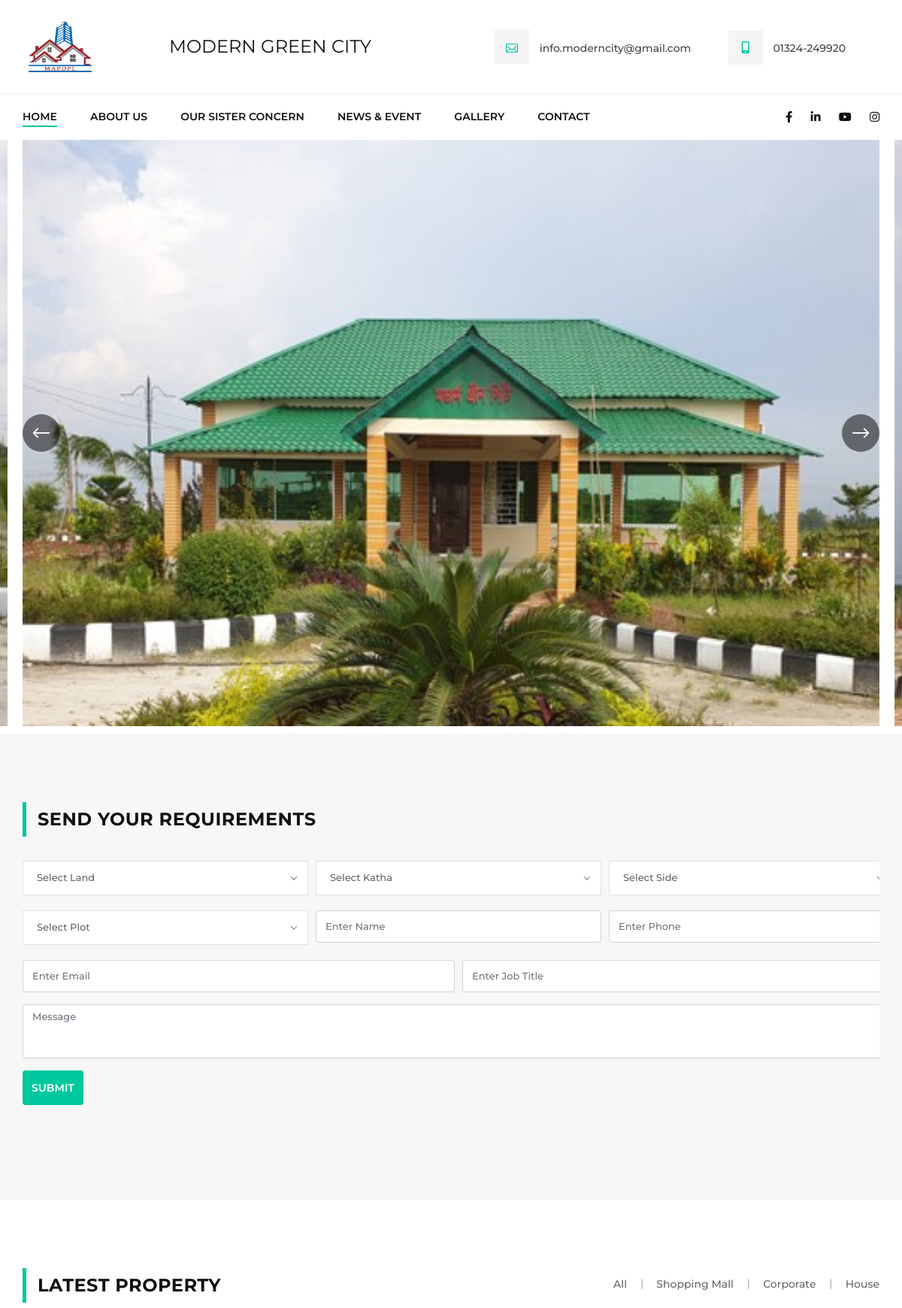
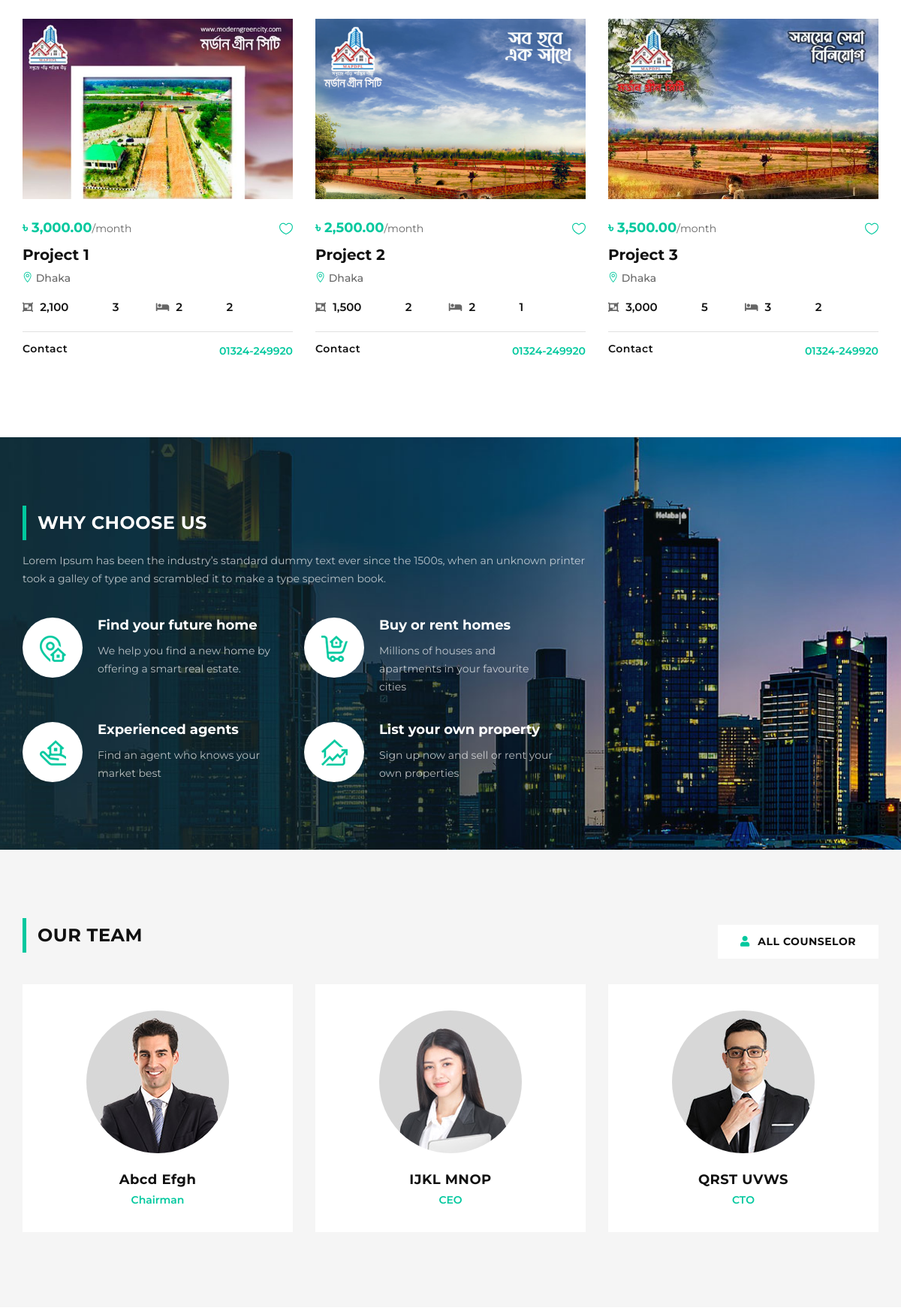
The page / (upper part) on the database its author committed (2 pictures, top to bottom).
### core/models.py (models this page shows, shortened)
class Setting(models.Model):
    website_name = models.CharField(max_length=200)
    logo = models.ImageField(upload_to='logo/', blank=True)
    email = models.EmailField(max_length=254)
    mobile = models.CharField(max_length=100)
    address = models.TextField()
    facebook = models.URLField(max_length=200, blank=True)
    linkedin = models.URLField(max_length=200, blank=True)
    youtube = models.URLField(max_length=200, blank=True)
    instagram = models.URLField(max_length=200, blank=True)
    created_at = models.DateTimeField(auto_now_add=True)
    updated_at = models.DateTimeField(auto_now=True)
    class Meta:
        verbose_name = "Setting"
        verbose_name_plural = "Settings"
    def image_url(self):
        try:
            url = self.logo.url
        except:
            url = ''
        return url

class Slider(models.Model):
    caption = models.CharField(max_length=50)
    image = models.ImageField(upload_to='slider/')
    class Meta:
        verbose_name = "Slider"
        verbose_name_plural = "Sliders"
    def image_url(self):
        try:
            url = self.image.url
        except:
            url = ''
        return url

class OurTeam(models.Model):
    name = models.CharField(max_length=100)
    designation = models.CharField(max_length=50)
    description = models.TextField()
    image = models.ImageField(upload_to='our_team/', blank=True)
    created_at = models.DateTimeField(auto_now_add=True)
    updated_at = models.DateTimeField(auto_now=True)
    def image_url(self):
        try:
            url = self.image.url
        except:
            url = ''
        return url

### property/models.py (models this page shows, shortened)
class LandType(models.Model):
    name = models.CharField(max_length=100)
    slug = models.SlugField(unique=True)
    image = models.ImageField(upload_to='land_type/',blank=True)
    created_at = models.DateTimeField(auto_now_add=True)
    updated_at = models.DateTimeField(auto_now=True)
    def image_url(self):
        try:
            url = self.image.url
        except:
            url = ''
        return url

class Land(models.Model):
    land_type = models.ForeignKey(LandType, on_delete=models.SET_NULL, blank=True, null=True, related_name='land_category')
    title = models.CharField(max_length=100)
    slug = models.SlugField(unique=True)
    description = models.TextField()
    location = models.CharField(max_length=200)
    installment = models.DecimalField(max_digits=9, decimal_places=2, default=0.00)
    land_image = models.ImageField(upload_to='land/',blank=True)
    flat_area = models.IntegerField(default=0)
    rooms = models.IntegerField(default=0)
    bathrooms = models.IntegerField(default=0)
    bedrooms = models.IntegerField(default=0)
    car_parking = models.IntegerField(default=0)
    contact = models.CharField(max_length=20)
    created_at = models.DateTimeField(auto_now_add=True)
    updated_at = models.DateTimeField(auto_now=True)
    class Meta:
        verbose_name = "Land"
        verbose_name_plural = "Lands"
    def __str__(self):
        return self.title
    def image_url(self):
        try:
            url = self.land_image.url
        except:
            url = ''
        return url

### core/views.py (the view, shortened to what this page needs)
# urls.py: path('', HomeView.as_view(), name='home')
class HomeView(TemplateView, FormView):
    template_name ='core/index.html'
    form_class = AddLandQueryForm
    def get_context_data(self, **kwargs):
        context = super().get_context_data(**kwargs)
        land_types = LandType.objects.all().order_by('-id')[:5]
        context["land_types"] = land_types
        context["lands"] = Land.objects.filter(land_type__in = land_types)
        context["hero_sliders"] = Slider.objects.all().order_by('-id')[:5]
        context["our_teams"] = OurTeam.objects.all()[:3]
        context["testimonials"] = Testimonial.objects.all().order_by('-id')[:4]
        return context

### core/context_processors.py (called while the page is built)
def website_settings(request):
    return {
        'setting': Setting.objects.first()
        }

### core/models.py (called while the page is built)
    def image_url(self):
        try:
            url = self.image.url
        except:
            url = ''
        return url

### property/models.py (called while the page is built)
    def __str__(self):
        return str(self.katha_no)

    def __str__(self):
        return str(self.plot_no)

    def __str__(self):
        return self.side_name

### templates/core/index.html (shortened to what this page needs)
{% extends "base.html" %}
{% load static %}
{% load humanize %}
{% load crispy_forms_tags %}
{% block main_content %}
  <section class="hero-section">
    <div class="container">
        <div class="hs-slider owl-carousel">
            {% for slider in hero_sliders %}
            <div class="hs-item set-bg" data-setbg="{{ slider.image_url }}">
            </div>
            {% endfor %}
        </div>
    </div>
</section>
<section class="search-section spad">
    <div class="container">
        <div class="row">
            <div class="col-lg-12">
                <div class="section-title">
                    <h4>Send Your Requirements</h4>
                </div>
            </div>
        </div>
        <div class="search-form-content">
            <form action="" class="filter-form" method="POST">
                {% crispy form %}
            </form>
        </div>
    </div>
</section>
<section class="property-section latest-property-section spad">
    <div class="container">
        <div class="row">
            <div class="col-lg-5">
                <div class="section-title">
                    <h4>Latest PROPERTY</h4>
                </div>
            </div>
            <div class="col-lg-7">
                <div class="property-controls">
                    <ul>
                        <li data-filter="all">All</li>
                        {% for category in land_types %}
                        <li data-filter=".{{ category.slug }}">{{ category.name }}</li>
                        {% endfor %}
                    </ul>
                </div>
            </div>
        </div>
        <div class="row property-filter">
            {% for land in lands %}
            <div class="col-lg-4 col-md-6 mix all {{ land.land_type.slug }}">
                <div class="property-item">
                    <div class="pi-pic set-bg" data-setbg="{{ land.image_url }}">
                    </div>
                    <div class="pi-text">
                        <a href="#" class="heart-icon"><span class="icon_heart_alt"></span></a>
                        <div class="pt-price">৳ {{ land.installment|intcomma }}<span>/month</span></div>
                        <h5><a href="#">{{ land.title }}</a></h5>
                        <p><span class="icon_pin_alt"></span> {{ land.location }}</p>
                        <ul>
                            <li><i class="fa fa-object-group"></i> {{ land.flat_area|intcomma }}</li>
                            <li> {{ land.bathrooms}}</li>
                            <li><i class="fa fa-bed"></i> {{ land.bedrooms }}</li>
                            <li> {{land.car_parking }}</li>
                        </ul>
                        <div class="pi-agent">
                            <div class="pa-item">
                                <div class="pa-info">
                                    <h6>Contact</h6>
                                </div>
                                <div class="pa-text">
                                    {{ land.contact }}
                                </div>
                            </div>
                        </div>
                    </div>
                </div>
            </div>
            {% endfor %}
        </div>
    </div>
</section>
<section class="chooseus-section spad set-bg" data-setbg="{% static 'img/chooseus/chooseus-bg.jpg' %}">
    <div class="container">
        <div class="row">
            <div class="col-lg-8">
                <div class="chooseus-text">
                    <div class="section-title">
                        <h4>Why choose us</h4>
                    </div>
                    <p>Lorem Ipsum has been the industry’s standard dummy text ever since the 1500s, when an unknown
                        printer took a galley of type and scrambled it to make a type specimen book.</p>
                </div>
                <div class="chooseus-features">
                    <div class="cf-item">
                        <div class="cf-pic">
                            <img src="{% static 'img/chooseus/chooseus-icon-1.png' %}" alt="">
                        </div>
                        <div class="cf-text">
                            <h5>Find your future home</h5>
                            <p>We help you find a new home by offering a smart real estate.</p>
                        </div>
                    </div>
                    <div class="cf-item">
                        <div class="cf-pic">
                            <img src="{% static 'img/chooseus/chooseus-icon-2.png' %}" alt="">
                        </div>
                        <div class="cf-text">
                            <h5>Buy or rent homes</h5>
                            <p>Millions of houses and apartments in your favourite cities</p>
                        </div>
                    </div>
                    <div class="cf-item">
                        <div class="cf-pic">
                            <img src="{% static 'img/chooseus/chooseus-icon-3.png' %}" alt="">
                        </div>
                        <div class="cf-text">
                            <h5>Experienced agents</h5>
                            <p>Find an agent who knows your market best</p>
                        </div>
                    </div>
                    <div class="cf-item">
                        <div class="cf-pic">
                            <img src="{% static 'img/chooseus/chooseus-icon-4.png' %}" alt="">
                        </div>
                        <div class="cf-text">
                            <h5>List your own property</h5>
                            <p>Sign up now and sell or rent your own properties</p>
                        </div>
                    </div>
                </div>
            </div>
        </div>
    </div>
</section>
<section class="team-section spad">
    <div class="container">
        <div class="row">
            <div class="col-lg-8 col-md-8">
                <div class="section-title">
                    <h4>Our Team</h4>
                </div>
            </div>
            <div class="col-lg-4 col-md-4">
                <div class="team-btn">
                    <a href="#"><i class="fa fa-user"></i> ALL counselor</a>
                </div>
            </div>
        </div>
        <div class="row">
            {% for member in our_teams %}
            <div class="col-md-4">
                <div class="ts-item">
                    <div class="ts-text">
                        <img src="{{ member.image_url }}" alt="">
                        <h5>{{ member.name }}</h5>
                        <span>{{ member.designation}}</span>
                    </div>
                </div>
            </div>
            {% endfor %}
        </div>
    </div>
</section>
{% endblock main_content %}

### templates/base.html (shortened to what this page needs)
<!DOCTYPE html>
{% load static %}
<html lang="en">
<head>
    {% include "include/style.html" %}
</head>
<body>
    <header class="header-section">
        <div class="hs-top">
            <div class="container">
                <div class="row align-items-center">
                    <div class="col-lg-2">
                        <div class="logo">
                            <a href="./index.html"><img style="width: 100px; height:80px;" src="{{ setting.image_url }}" alt="{{ setting.website_name }}"></a>
                        </div>
                    </div>
                    <div class="col-lg-4">
                        <h4 class="text-bold">{{ setting.website_name|upper }}</h4>
                    </div>
                    <div class="col-lg-6">
                        <div class="ht-widget">
                            <ul>
                                <li><i class="icon_mail_alt"></i> {{ setting.email }}</li>
                                <li><i class="fas fa-mobile-alt"></i> {{ setting.mobile }}</li>
                            </ul>
                        </div>
                    </div>
                </div>
            </div>
        </div>
        <div class="hs-nav">
            <div class="container">
                <div class="row">
                    <div class="col-lg-9">
                        <nav class="nav-menu">
                            <ul>
                                <li class="active"><a href="./index.html">Home</a></li>
                                <li><a href="#">About Us</a>
                                </li>
                                <li><a href="./agents.html">Our Sister Concern</a>
                                </li>
                                <li><a href="./about.html">News & Event</a>
                                </li>
                                <li><a href="./blog.html">Gallery</a>
                                </li>
                                <li><a href="./contact.html">Contact</a></li>
                            </ul>
                        </nav>
                    </div>
                    <div class="col-lg-3">
                        <div class="hn-social">
                            <a href="{{ setting.facebook }}"><i class="fab fa-facebook-f"></i></a>
                            <a href="{{ setting.linkedin }}"><i class="fab fa-linkedin-in"></i></a>
                            <a href="{{ setting.youtube }}"><i class="fab fa-youtube"></i></a>
                            <a href="{{ setting.instagram }}"><i class="fab fa-instagram"></i></a>
                        </div>
                    </div>
                </div>
            </div>
        </div>
    </header>
    {% block main_content %}
    {% endblock main_content %}
</body>
</html>

### templates/include/style.html
{% load static %}
<link rel="stylesheet" href="{% static 'css/bootstrap.min.css' %}" type="text/css">
<link rel="stylesheet" href="{% static 'css/all.min.css' %}" type="text/css">
<link rel="stylesheet" href="{% static 'css/elegant-icons.css' %}" type="text/css">
<link rel="stylesheet" href="{% static 'css/jquery-ui.min.css' %}" type="text/css">
<link rel="stylesheet" href="{% static 'css/nice-select.css' %}" type="text/css">
<link rel="stylesheet" href="{% static 'css/owl.carousel.min.css' %}" type="text/css">
<link rel="stylesheet" href="{% static 'css/magnific-popup.css' %}" type="text/css">
<link rel="stylesheet" href="{% static 'css/slicknav.min.css' %}" type="text/css">
<link rel="stylesheet" href="{% static 'css/style.css' %}" type="text/css">

### templates/include/script.html (shortened to what this page needs)
{% load static %}

### rows shown on the page
Setting: image_url (picture), website_name "MODERN GREEN CITY", email "info.moderncity@gmail.com", mobile "01324-249920"
Slider: shows a picture
Slider: shows a picture
Slider: shows a picture
LandType: name "Shopping Mall"
LandType: name "Corporate"
LandType: name "House"
Land: shows a picture, installment "3,000.00", title "Project 1", location "Dhaka", flat_area "2,100", bathrooms "3", bedrooms "2", car_parking "2", contact "01324-249920"
Land: shows a picture, installment "2,500.00", title "Project 2", location "Dhaka", flat_area "1,500", bathrooms "2", bedrooms "2", car_parking "1", contact "01324-249920"
Land: shows a picture, installment "3,500.00", title "Project 3", location "Dhaka", flat_area "3,000", bathrooms "5", bedrooms "3", car_parking "2", contact "01324-249920"
OurTeam: image_url (picture), name "Abcd Efgh", designation "Chairman"
OurTeam: image_url (picture), name "IJKL MNOP", designation "CEO"
OurTeam: image_url (picture), name "QRST UVWS", designation "CTO"
